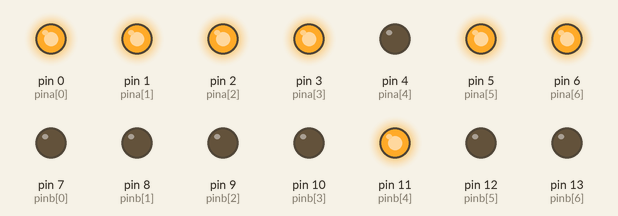
Recording of a sketch running on a simulated Arduino Uno, built with avr-gcc and run on an emulated ATmega328P. Shown: output pins drawn as LEDs (lit = HIGH).

Above: at 0.4 s.
At 2.0 s:
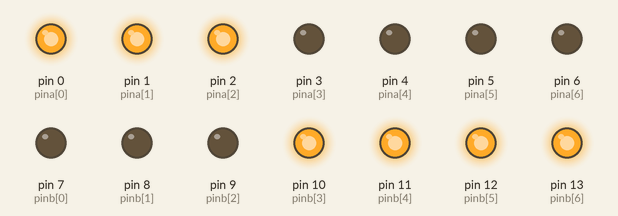
At 2.8 s:
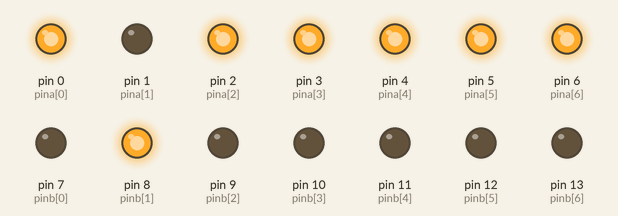
At 4.4 s:
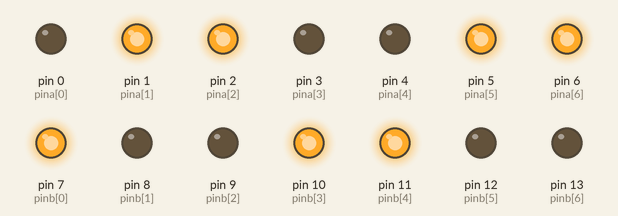
At 6.8 s:
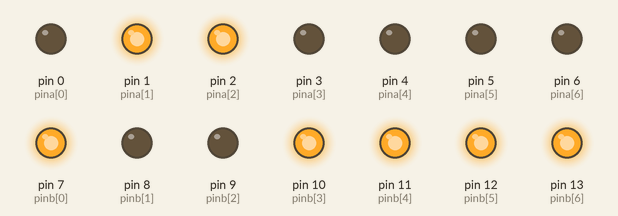
At 9.2 s:
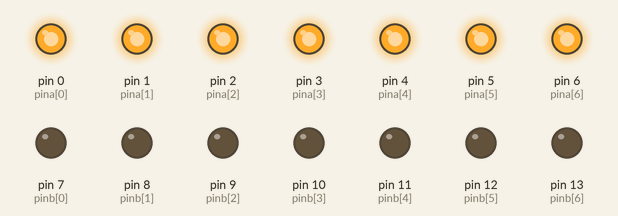
Timing chart, 0 to 10.4 s (numbered marks = the images above):
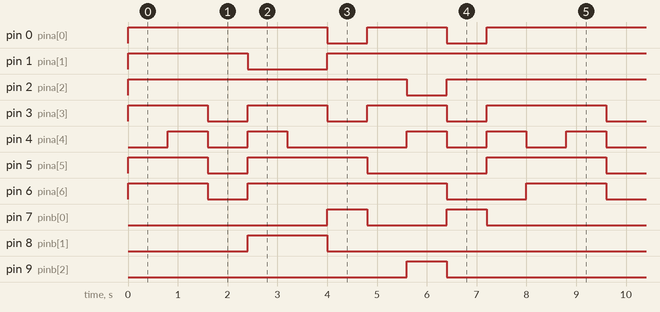

The sketch:

_7_segment.ino
```cpp
int i,j,k;
int pina[8]={0,1,2,3,4,5,6};
int pinb[8]={7,8,9,10,11,12,13};

int a[10][7]={
  {1,1,1,1,1,1,0},
  {0,1,1,0,0,0,0},
  {1,1,0,1,1,0,1},
  {1,1,1,1,0,0,1},
  {0,1,1,0,0,1,1},
  {1,0,1,1,0,1,1},
  {1,0,1,1,1,1,1},
  {1,1,1,0,0,0,0},
  {1,1,1,1,1,1,1},
  {1,1,1,1,0,1,1},
  };
int b[10][7]={
  {0,0,0,0,0,0,1},
  {1,0,0,1,1,1,1},
  {0,0,1,0,0,1,0},
  {0,0,0,0,1,1,0},
  {1,0,0,1,1,0,0},
  {0,1,0,0,1,0,0},
  {0,1,0,0,0,0,0},
  {0,0,0,1,1,1,1},
  {0,0,0,0,0,0,0},
  {0,0,0,0,1,0,0},
  };


void setup() {
for(i=0;i<7;i++)
{
  pinMode(pina[i],OUTPUT);
digitalWrite(pina[i],0);
pinMode(pinb[i],OUTPUT);
digitalWrite(pinb[i],0);
}
}

void loop() {

        for(i=9;i>=0;i--)
        {
        for(j=0;j<7;j++)
          {
          digitalWrite(pina[j],a[i][j]);
           digitalWrite(pinb[j],b[i][j]);
          }
          delay(800);
        }
    }
```

Measured:
- by itself, pin 0 (pina[0]): repeats every 8.0 s: LOW 0.80 s, HIGH 1.6 s, LOW 0.80 s, HIGH 4.8 s
- by itself, pin 1 (pina[1]): repeats every 8.0 s: LOW 1.6 s, HIGH 6.4 s
- by itself, pin 2 (pina[2]): repeats every 8.0 s: LOW 0.80 s, HIGH 7.2 s
- by itself, pin 3 (pina[3]): repeats every 8.0 s: 2 × (LOW 0.80 s, HIGH 1.6 s), LOW 0.80 s, HIGH 2.4 s
- by itself, pin 4 (pina[4]): repeats every 8.0 s: LOW 0.80 s, HIGH 0.80 s, LOW 2.4 s, 2 × (HIGH 0.80 s, LOW 0.80 s), HIGH 0.80 s
- by itself, pin 5 (pina[5]): repeats every 8.0 s: LOW 0.80 s, HIGH 2.4 s, LOW 2.4 s, HIGH 2.4 s
- by itself, pin 6 (pina[6]): repeats every 8.0 s: LOW 0.80 s, HIGH 4.0 s, LOW 1.6 s, HIGH 1.6 s
- by itself, pin 7 (pinb[0]): repeats every 8.0 s: LOW 1.6 s, HIGH 0.80 s, LOW 4.8 s, HIGH 0.80 s
